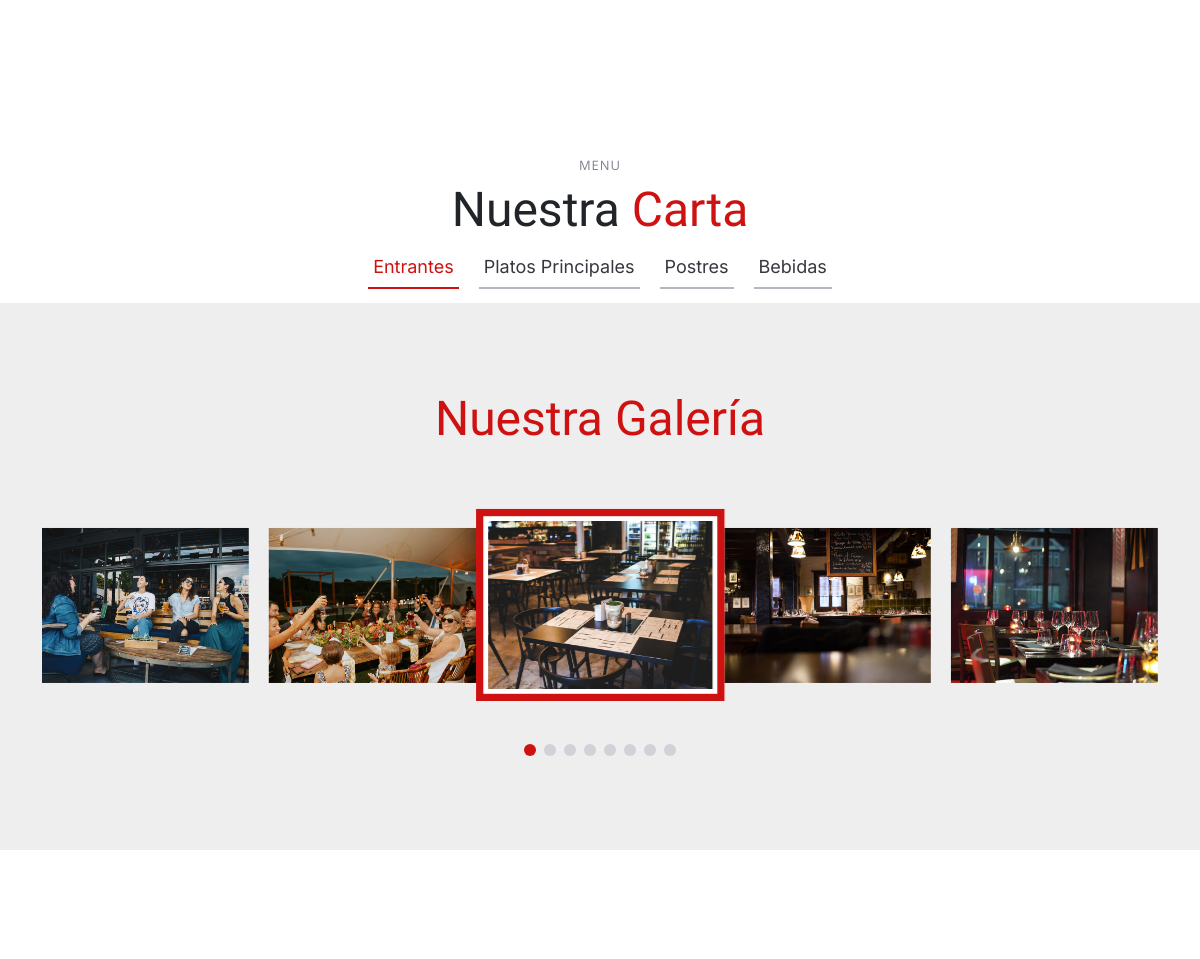
Before: / (middle part) with the older database file.
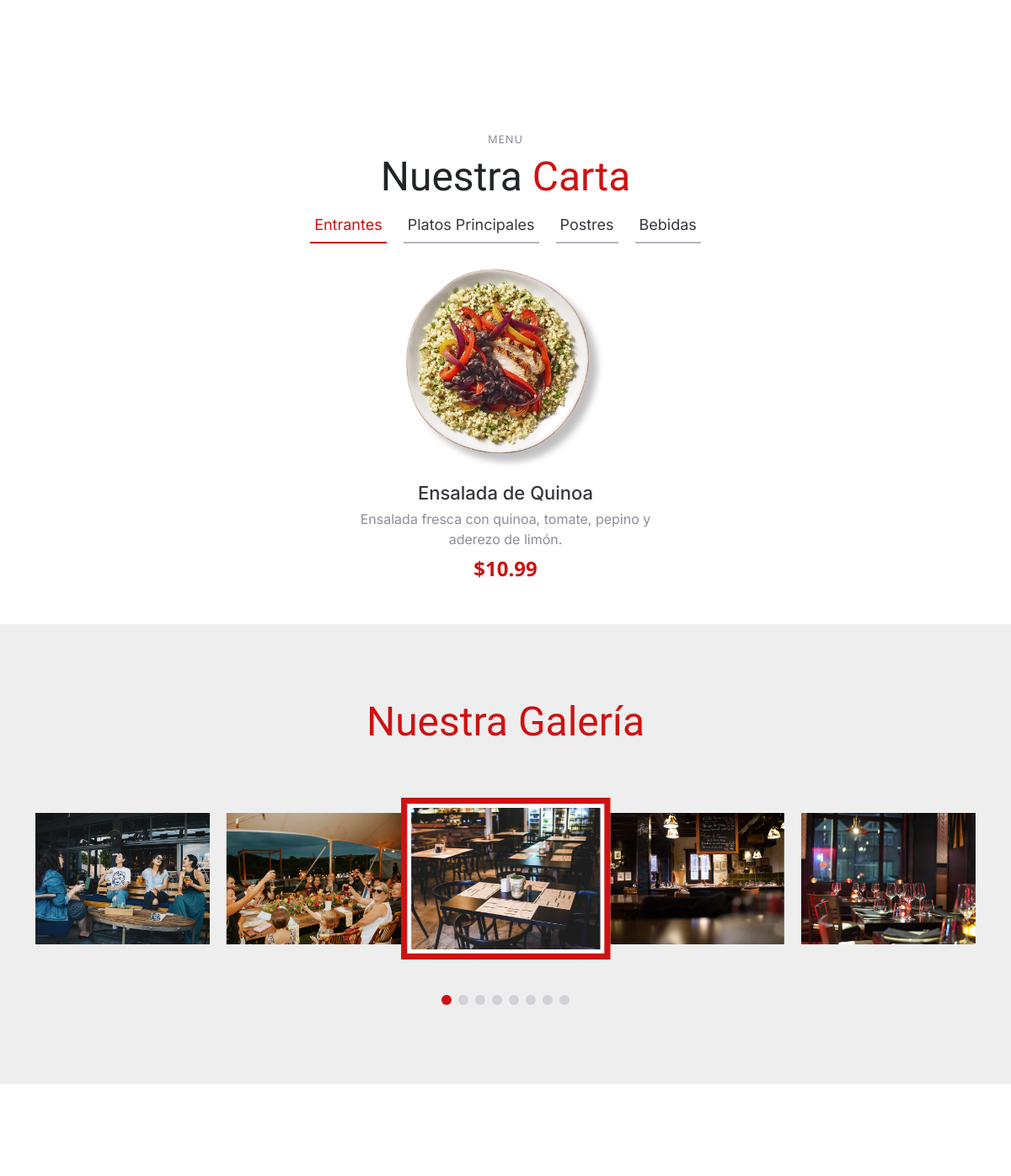
After: the same page with the newer database file.
### tables this page shows
CREATE TABLE `menu` (
  `id` int(11) NOT NULL,
  `name` varchar(255) DEFAULT NULL,
  `descrip` varchar(255) DEFAULT NULL,
  `category` varchar(255) NOT NULL,
  `price` decimal(10,2) DEFAULT NULL,
  `img` varchar(255) DEFAULT NULL,
  `state` int(11) NOT NULL
);

### consultas.php (called while the page is built, shortened)
<?php
function conectar()
{
    $conexion = mysqli_connect(server, usuario, clave, nombre);
    return $conexion;
}
function listarMenuIndex()
{
    $conexion = conectar();
    $menuItems = array();
    if ($conexion != null) {
        $sql = "SELECT * FROM menu WHERE state = 1 ORDER BY id ASC";
        $consulta = mysqli_query($conexion, $sql);
        if (mysqli_num_rows($consulta) > 0) {
            while ($datos = mysqli_fetch_assoc($consulta)) {
                $menuItems[] = $datos;
            }
        }
    }
    return $menuItems;
}

### index.php (the view, shortened to what this page needs)
<?php
require_once ("consultas.php");
$menuItems = listarMenuIndex();
?>
<!DOCTYPE html>
<html lang="en">
<head>
  <link href="assets/vendor/bootstrap/css/bootstrap.min.css" rel="stylesheet">
  <link href="assets/vendor/bootstrap-icons/bootstrap-icons.css" rel="stylesheet">
  <link href="assets/vendor/aos/aos.css" rel="stylesheet">
  <link href="assets/vendor/glightbox/css/glightbox.min.css" rel="stylesheet">
  <link href="assets/vendor/swiper/swiper-bundle.min.css" rel="stylesheet">
  <link href="assets/css/main.css" rel="stylesheet">
</head>
<body>
  <section id="about" class="about">
  </section>
  <main id="main">
    <section id="menu" class="menu">
      <div class="container" data-aos="fade-up">
        <div class="section-header">
          <h2>Menu</h2>
          <p>Nuestra <span>Carta</span></p>
          <ul class="nav nav-tabs d-flex justify-content-center" data-aos="fade-up" data-aos-delay="200">
            <li class="nav-item">
              <a class="nav-link active show" data-bs-toggle="tab" data-bs-target="#menu-starters">
                <h4>Entrantes</h4>
              </a>
            </li>
            <li class="nav-item">
              <a class="nav-link" data-bs-toggle="tab" data-bs-target="#menu-breakfast">
                <h4>Platos Principales</h4>
              </a>
            <li class="nav-item">
              <a class="nav-link" data-bs-toggle="tab" data-bs-target="#menu-lunch">
                <h4>Postres</h4>
              </a>
            </li>
            <li class="nav-item">
              <a class="nav-link" data-bs-toggle="tab" data-bs-target="#menu-dinner">
                <h4>Bebidas</h4>
              </a>
            </li>
          </ul>
        </div>
        <div class="tab-content" data-aos="fade-up" data-aos-delay="300">
          <div class="tab-pane fade active show" id="menu-starters">
            <div class="row gy-5 justify-content-center">
              <?php foreach ($menuItems as $menuItem): ?>
                <?php if ($menuItem['category'] === 'Entrante'): ?>
                  <div class="col-lg-4 menu-item">
                    <a href="<?php echo $menuItem['img']; ?>" class="glightbox">
                      <img src="<?php echo $menuItem['img']; ?>" class="menu-img img-fluid" alt="">
                    </a>
                    <h4><?php echo $menuItem['name']; ?></h4>
                    <p class="ingredients"><?php echo $menuItem['descrip']; ?></p>
                    <p class="price">$<?php echo $menuItem['price']; ?></p>
                  </div>
                <?php endif; ?>
              <?php endforeach; ?>
            </div>
          </div>
        </div>
      </div>
    </section>
    <section id="gallery" class="gallery section-bg">
      <div class="container" data-aos="fade-up">
        <div class="section-header">
          <p> <span>Nuestra Galería</span></p>
        </div>
        <div class="gallery-slider swiper">
          <div class="swiper-wrapper align-items-center">
            <div class="swiper-slide"><a class="glightbox" data-gallery="images-gallery"
                href="assets/img/gallery/gallery-1.jpg"><img src="assets/img/gallery/gallery-1.jpg" class="img-fluid"
                  alt=""></a></div>
            <div class="swiper-slide"><a class="glightbox" data-gallery="images-gallery"
                href="assets/img/gallery/gallery-2.jpg"><img src="assets/img/gallery/gallery-2.jpg" class="img-fluid"
                  alt=""></a></div>
            <div class="swiper-slide"><a class="glightbox" data-gallery="images-gallery"
                href="assets/img/gallery/gallery-3.jpg"><img src="assets/img/gallery/gallery-3.jpg" class="img-fluid"
                  alt=""></a></div>
            <div class="swiper-slide"><a class="glightbox" data-gallery="images-gallery"
                href="assets/img/gallery/gallery-7.jpg"><img src="assets/img/gallery/gallery-7.jpg" class="img-fluid"
                  alt=""></a></div>
            <div class="swiper-slide"><a class="glightbox" data-gallery="images-gallery"
                href="assets/img/gallery/gallery-8.jpg"><img src="assets/img/gallery/gallery-8.jpg" class="img-fluid"
                  alt=""></a></div>
          </div>
          <div class="swiper-pagination"></div>
        </div>
      </div>
    </section>
    <section id="reserva" class="sample-page">
      <div class="container" data-aos="fade-up">
        <section id="book-a-table" class="book-a-table">
        </section>
      </div>
    </section>
  </main>
</body>
</html>

### assets/css/main.css (style rules this page uses)
:root { --font-default: "Open Sans", system-ui, -apple-system, "Segoe UI", Roboto, "Helvetica Neue", Arial, "Noto Sans", "Liberation Sans", sans-serif, "Apple Color Emoji", "Segoe UI Emoji", "Segoe UI Symbol", "Noto Color Emoji"; --font-primary: "Amatic SC", sans-serif; --font-secondary: "Inter", sans-serif; }
:root { --color-default: #212529; --color-primary: #ce1212; --color-secondary: #37373f; }
:root { scroll-behavior: smooth; }
body { font-family: var(--font-default); color: var(--color-default); }
a { color: var(--color-primary); text-decoration: none; }
h1, h2, h3, h4, h5, h6 { font-family: var(--font-secondary); }
section { overflow: hidden; padding: 80px 0; scroll-margin-top: 90px; overflow: clip; }
.section-bg { background-color: #eee; }
.section-header { text-align: center; padding-bottom: 30px; }
.section-header h2 { font-size: 13px; letter-spacing: 1px; font-weight: 400; margin: 0; padding: 0; color: #7f7f90; text-transform: uppercase; font-family: var(--font-default); }
.section-header p { margin: 0; font-size: 48px; font-weight: 400; font-family: var(--font-primary); }
.section-header p span { color: var(--color-primary); }
.menu .nav-tabs { border: 0; }
.menu .nav-link { margin: 0 10px; padding: 10px 5px; transition: 0.3s; color: var(--color-secondary); border-radius: 0; cursor: pointer; height: 100%; border: 0; border-bottom: 2px solid #b6b6bf; }
.menu .nav-link h4 { font-size: 18px; font-weight: 400; margin: 0; font-family: var(--font-secondary); }
.menu .nav-link.active { color: var(--color-primary); border-color: var(--color-primary); }
.menu .tab-content .menu-item { -moz-text-align-last: center; text-align-last: center; }
.menu .tab-content .menu-item .menu-img { padding: 0 60px; margin-bottom: 15px; }
.menu .tab-content .menu-item h4 { font-size: 22px; font-weight: 500; color: var(--color-secondary); font-family: var(--font-secondary); font-weight: 30px; margin-bottom: 5px; }
.menu .tab-content .menu-item .ingredients { font-family: var(--font-secondary); color: #8d8d9b; margin-bottom: 5px; }
.menu .tab-content .menu-item .price { font-size: 24px; font-weight: 700; color: var(--color-primary); }
.gallery { overflow: hidden; }
.gallery .swiper-pagination { margin-top: 20px; position: relative; }
.gallery .swiper-slide-active { text-align: center; }
@media (min-width: 992px) { .gallery .swiper-wrapper { padding: 40px 0; } }
@media (min-width: 992px) { .gallery .swiper-slide-active { border: 6px solid var(--color-primary); padding: 4px; background: #fff; z-index: 1; transform: scale(1.2); } }

### index.php (style rules this page uses)
.menu-item { text-align: center; }

Changed rows visible on the page:
now on this page (row edited): menu: img (picture), name "Ensalada de Quinoa", descrip "Ensalada fresca con quinoa, tomate, pepino y aderezo de limón.", price "10.99"
